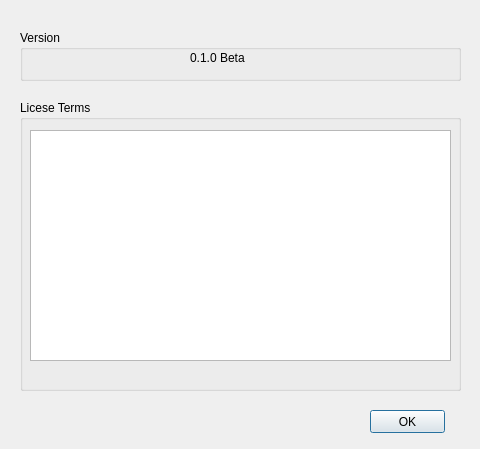
<?xml version="1.0" encoding="UTF-8"?>
<ui version="4.0">
 <class>aboutSSVG</class>
 <widget class="QDialog" name="aboutSSVG">
  <property name="geometry">
   <rect>
    <x>0</x>
    <y>0</y>
    <width>480</width>
    <height>449</height>
   </rect>
  </property>
  <property name="windowTitle">
   <string>about SSVG</string>
  </property>
  <property name="autoFillBackground">
   <bool>false</bool>
  </property>
  <widget class="QPushButton" name="okButton">
   <property name="geometry">
    <rect>
     <x>370</x>
     <y>410</y>
     <width>75</width>
     <height>23</height>
    </rect>
   </property>
   <property name="text">
    <string>OK</string>
   </property>
  </widget>
  <widget class="QGroupBox" name="groupBox">
   <property name="geometry">
    <rect>
     <x>20</x>
     <y>30</y>
     <width>441</width>
     <height>51</height>
    </rect>
   </property>
   <property name="title">
    <string>Version</string>
   </property>
   <widget class="QLabel" name="versionlabel">
    <property name="geometry">
     <rect>
      <x>170</x>
      <y>20</y>
      <width>221</width>
      <height>16</height>
     </rect>
    </property>
    <property name="text">
     <string>0.1.0 Beta</string>
    </property>
   </widget>
  </widget>
  <widget class="QGroupBox" name="groupBox_2">
   <property name="geometry">
    <rect>
     <x>20</x>
     <y>100</y>
     <width>441</width>
     <height>291</height>
    </rect>
   </property>
   <property name="title">
    <string>Licese Terms</string>
   </property>
   <widget class="QPlainTextEdit" name="licensetext">
    <property name="geometry">
     <rect>
      <x>10</x>
      <y>30</y>
      <width>421</width>
      <height>231</height>
     </rect>
    </property>
    <property name="cursor" stdset="0">
     <cursorShape>IBeamCursor</cursorShape>
    </property>
    <property name="acceptDrops">
     <bool>false</bool>
    </property>
    <property name="autoFillBackground">
     <bool>true</bool>
    </property>
    <property name="lineWidth">
     <number>0</number>
    </property>
    <property name="undoRedoEnabled">
     <bool>false</bool>
    </property>
    <property name="readOnly">
     <bool>true</bool>
    </property>
   </widget>
  </widget>
 </widget>
 <resources/>
 <connections/>
</ui>
